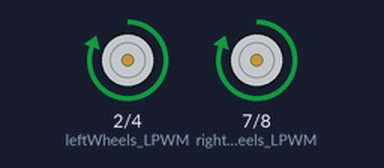
Recording of a sketch running on a simulated Arduino Uno, built with avr-gcc and run on an emulated ATmega328P. Parts: motor-driver pin pairs drawn as motors (green arrow = first pin HIGH = forward, orange = second pin HIGH = backward, longer = more drive).

Above: at 1.0 s.
At 3.5 s:
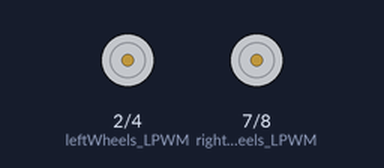
Timing chart, 0 to 6.5 s (numbered marks = the images above):
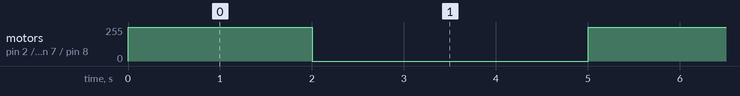

The sketch:

IBT2test.ino
```cpp
int vel = 130;

// left wheels
#define leftWheels_LPWM 2
#define leftWheels_RPWM 4

// right wheels
#define rightWheels_LPWM 7
#define rightWheels_RPWM 8

/*
 * forward --> rw_RPWM, lw_RPWM = True, rw_LPWM, lw_LPWM = False
 * backward --> rw_LPWM, lw_LPWM = True, rw_RPWM, lw_RPWM = False
 * left --> rw_RPWM, lw_LPWM = True, rw_LPWM, lw_RPWM = False
 * right --> rw_LPWM, lw_RPWM = True, rw_RPWM, lw_LPWM = False
 */

void go(int dir){
  // forward, backward, left, right
  String dir_names[5] = {"forward", "backward", "left", "right", "stop"};
  int dirs[5][4] = {{vel, vel, 0, 0}, {0, 0, vel, vel}, {vel, 0, vel, 0}, {0, vel, 0, vel}, {0, 0, 0, 0}};
  // in each direction array, the formation is --> {rw_RPWM, lw_RPWM, rw_LPWM, lw_LPWM}
  Serial.println(dir_names[dir]);

  analogWrite(rightWheels_RPWM, dirs[dir][0]);
  analogWrite(leftWheels_RPWM, dirs[dir][1]);
  analogWrite(rightWheels_LPWM, dirs[dir][2]);
  analogWrite(leftWheels_RPWM, dirs[dir][3]);

  delay(2000);
}

void setup() {
  // put your setup code here, to run once:
  Serial.begin(9600);
  pinMode(leftWheels_LPWM, OUTPUT);
  pinMode(rightWheels_LPWM, OUTPUT);
  pinMode(leftWheels_RPWM, OUTPUT);
  pinMode(rightWheels_RPWM, OUTPUT);

}

void loop(){
  analogWrite(leftWheels_LPWM, vel);
  analogWrite(leftWheels_RPWM, 0);
  analogWrite(rightWheels_LPWM, vel);
  analogWrite(rightWheels_RPWM, 0);
  delay(2000);
  analogWrite(leftWheels_LPWM, 0);
  analogWrite(leftWheels_RPWM, 0);
  analogWrite(rightWheels_LPWM, 0);
  analogWrite(rightWheels_RPWM, 0);
  delay(3000);


}
```

Measured:
- by itself, motor on pin 2 (leftWheels_LPWM) / pin 4 (leftWheels_RPWM), motor on pin 7 (rightWheels_LPWM) / pin 8 (rightWheels_RPWM): alternates forward 255/255 for 2.0 s and stopped for 3.0 s
